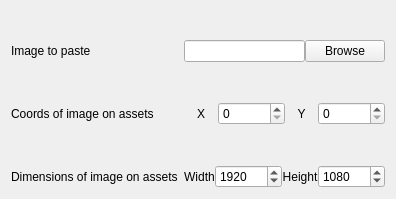

<ui version="4.0" >
 <author></author>
 <comment></comment>
 <exportmacro></exportmacro>
 <class>Form</class>

        <widget class="QWidget" name="insertTab">
         <layout class="QFormLayout" name="formLayout_3">
          <property name="verticalSpacing">
           <number>40</number>
          </property>
          <property name="topMargin">
           <number>40</number>
          </property>
          <item row="0" column="0">
           <widget class="QLabel" name="label_32">
            <property name="text">
             <string>Image to paste</string>
            </property>
           </widget>
          </item>
          <item row="0" column="1">
           <layout class="QHBoxLayout" name="horizontalLayout_20">
            <item>
             <widget class="QLineEdit" name="insertImgPath"/>
            </item>
            <item>
             <widget class="QPushButton" name="insertBrowseImgBtn">
              <property name="text">
               <string>Browse</string>
              </property>
             </widget>
            </item>
           </layout>
          </item>
          <item row="1" column="0">
           <widget class="QLabel" name="label_13">
            <property name="text">
             <string>Coords of image on assets</string>
            </property>
           </widget>
          </item>
          <item row="1" column="1">
           <layout class="QHBoxLayout" name="horizontalLayout_18">
            <item>
             <widget class="QLabel" name="label_26">
              <property name="text">
               <string>X</string>
              </property>
              <property name="alignment">
               <set>Qt::AlignCenter</set>
              </property>
             </widget>
            </item>
            <item>
             <widget class="QSpinBox" name="insertFgX">
              <property name="sizePolicy">
               <sizepolicy hsizetype="Preferred" vsizetype="Fixed">
                <horstretch>0</horstretch>
                <verstretch>0</verstretch>
               </sizepolicy>
              </property>
              <property name="maximum">
               <number>10000000</number>
              </property>
             </widget>
            </item>
            <item>
             <widget class="QLabel" name="label_29">
              <property name="text">
               <string>Y</string>
              </property>
              <property name="alignment">
               <set>Qt::AlignCenter</set>
              </property>
             </widget>
            </item>
            <item>
             <widget class="QSpinBox" name="insertFgY">
              <property name="maximum">
               <number>10000000</number>
              </property>
             </widget>
            </item>
           </layout>
          </item>
          <item row="2" column="0">
           <widget class="QLabel" name="label_12">
            <property name="text">
             <string>Dimensions of image on assets</string>
            </property>
           </widget>
          </item>
          <item row="2" column="1">
           <layout class="QHBoxLayout" name="horizontalLayout_21">
            <item>
             <widget class="QLabel" name="label_33">
              <property name="text">
               <string>Width</string>
              </property>
              <property name="alignment">
               <set>Qt::AlignCenter</set>
              </property>
             </widget>
            </item>
            <item>
             <widget class="QSpinBox" name="insertFgW">
              <property name="baseSize">
               <size>
                <width>1920</width>
                <height>0</height>
               </size>
              </property>
              <property name="maximum">
               <number>1000000</number>
              </property>
              <property name="value">
               <number>1920</number>
              </property>
             </widget>
            </item>
            <item>
             <widget class="QLabel" name="label_34">
              <property name="text">
               <string>Height</string>
              </property>
              <property name="alignment">
               <set>Qt::AlignCenter</set>
              </property>
             </widget>
            </item>
            <item>
             <widget class="QSpinBox" name="insertFgH">
              <property name="maximum">
               <number>1000000000</number>
              </property>
              <property name="value">
               <number>1080</number>
              </property>
             </widget>
            </item>
           </layout>
          </item>
         </layout>
        </widget>

 <pixmapfunction></pixmapfunction>
 <connections/>
</ui>
